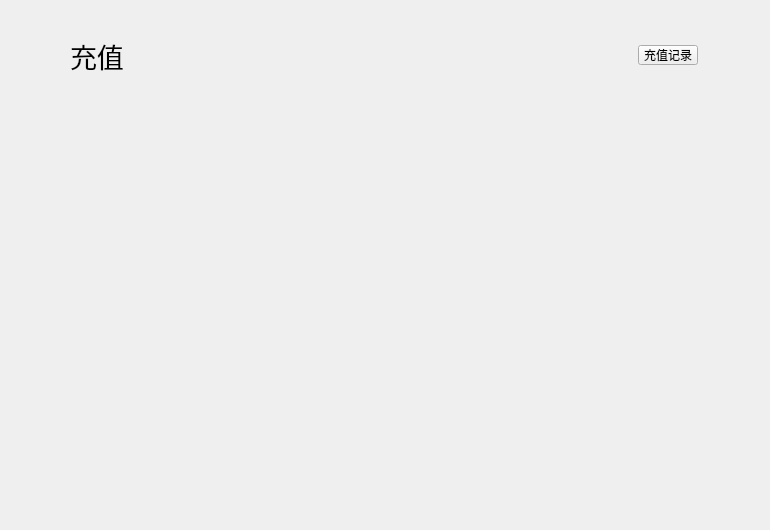
<?xml version="1.0" encoding="UTF-8"?>
<ui version="4.0">
 <class>DepositPage</class>
 <widget class="QWidget" name="DepositPage">
  <property name="geometry">
   <rect>
    <x>0</x>
    <y>0</y>
    <width>770</width>
    <height>530</height>
   </rect>
  </property>
  <property name="windowTitle">
   <string>Form</string>
  </property>
  <widget class="QLabel" name="label">
   <property name="geometry">
    <rect>
     <x>70</x>
     <y>40</y>
     <width>61</width>
     <height>31</height>
    </rect>
   </property>
   <property name="font">
    <font>
     <pointsize>20</pointsize>
    </font>
   </property>
   <property name="text">
    <string>充值</string>
   </property>
  </widget>
  <widget class="QToolButton" name="depositRecordBtn">
   <property name="geometry">
    <rect>
     <x>638</x>
     <y>45</y>
     <width>60</width>
     <height>20</height>
    </rect>
   </property>
   <property name="text">
    <string>充值记录</string>
   </property>
  </widget>
  <widget class="QStackedWidget" name="stackedWidget">
   <property name="geometry">
    <rect>
     <x>0</x>
     <y>80</y>
     <width>770</width>
     <height>450</height>
    </rect>
   </property>
  </widget>
 </widget>
 <resources/>
 <connections/>
</ui>
